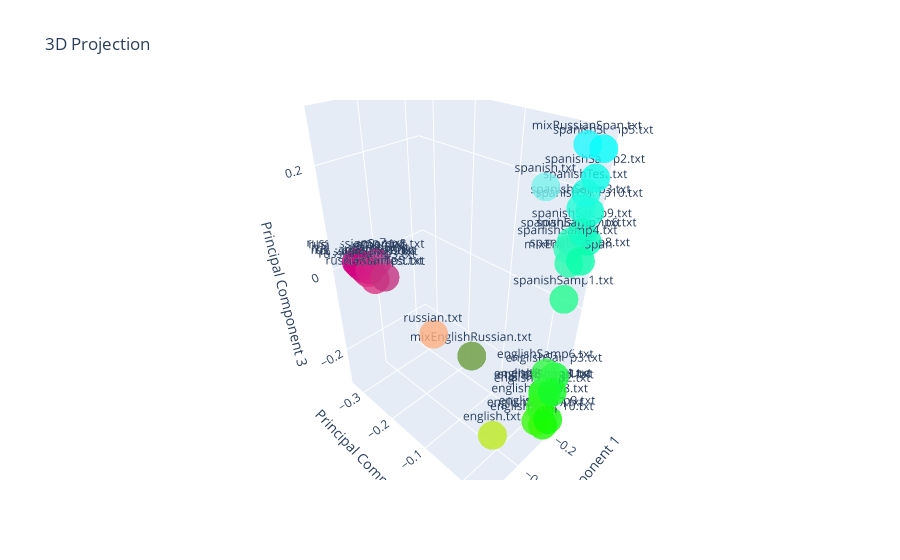
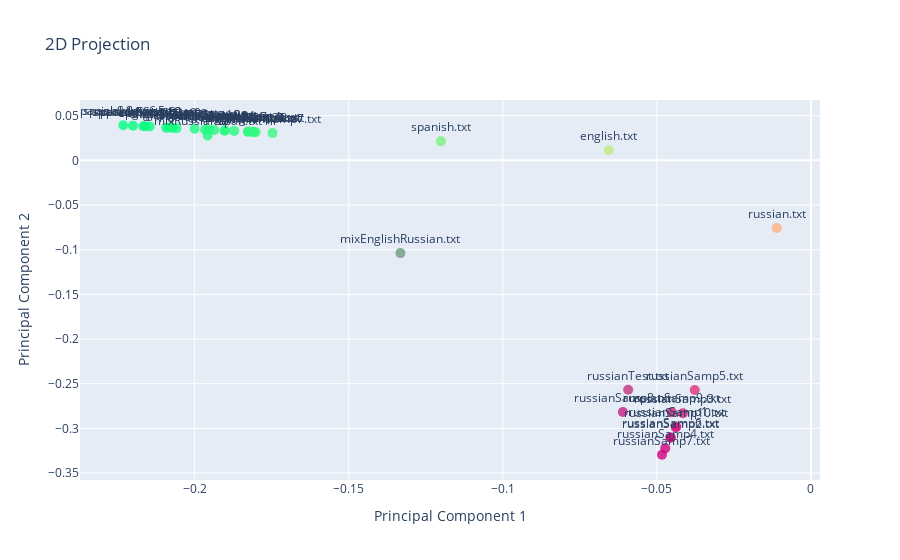

Notebook source saved alongside these figures, in order:
### Code cell
# Create a new dictionary
langScores = {}

# for every document we have in a given directory, get the vectorized language scores of the document
# and add it to the dictionary as a value with the respective key being the name of the file
# Here the language is NOT KNOWN
for file in os.listdir(sampleDir):
    filePath = sampleDir + '/' + file

    content = readRawText(filePath)+'\n'
    freqs = freqsCalculator(content, tokDict)
    languageScore = langScore(content, freqs)
    langScores[file] = np.array(list(languageScore.values()))

# Build the matrix and get the labels of the respective points (in this case, the labels are just the file names)
matrix, labels = matrixBuilder(langScores)

# Project the matrix onto 2D and 3D space 
proj_matrix_3D = project_to_3d(matrix)
proj_matrix_2D = project_to_2d(matrix)

# Plot the projections
plot_3d_projection(proj_matrix_3D,labels)
plot_2d_projection(proj_matrix_3D,labels)

### Figure 1 — Plotly figure (JSON) as saved in the notebook; plotly's stock layout.template omitted (floating-point values rounded to 4 significant figures)
{"data": [{"marker": {"color": ["rgb(189, 235, 31)", "rgb(39, 250, 44)", "rgb(31, 251, 0)", "rgb(48, 249, 42)", "rgb(20, 252, 59)", "rgb(50, 249, 47)", "rgb(50, 249, 47)", "rgb(51, 249, 71)", "rgb(58, 248, 12)", "rgb(50, 249, 29)", "rgb(16, 253, 3)", "rgb(19, 252, 40)", "rgb(108, 156, 62)", "rgb(39, 250, 174)", "rgb(32, 247, 255)", "rgb(255, 175, 129)", "rgb(215, 21, 131)", "rgb(215, 21, 131)", "rgb(213, 13, 131)", "rgb(218, 32, 131)", "rgb(211, 4, 131)", "rgb(223, 50, 130)", "rgb(213, 13, 131)", "rgb(210, 0, 131)", "rgb(194, 33, 137)", "rgb(214, 32, 133)", "rgb(197, 50, 128)", "rgb(123, 242, 237)", "rgb(35, 251, 142)", "rgb(8, 254, 209)", "rgb(10, 254, 233)", "rgb(33, 251, 214)", "rgb(48, 250, 186)", "rgb(3, 254, 251)", "rgb(0, 255, 186)", "rgb(43, 250, 191)", "rgb(7, 254, 171)", "rgb(17, 253, 195)", "rgb(27, 252, 224)"], "opacity": 0.8, "size": 10}, "mode": "markers+text", "text": ["english.txt", "englishSamp1.txt", "englishSamp10.txt", "englishSamp2.txt", "englishSamp3.txt", "englishSamp4.txt", "englishSamp5.txt", "englishSamp6.txt", "englishSamp7.txt", "englishSamp8.txt", "englishSamp9.txt", "englishTest.txt", "mixEnglishRussian.txt", "mixEnglishSpan", "mixRussianSpan.txt", "russian.txt", "russianSamp1.txt", "russianSamp10.txt", "russianSamp2.txt", "russianSamp3.txt", "russianSamp4.txt", "russianSamp5.txt", "russianSamp6.txt", "russianSamp7.txt", "russianSamp8.txt", "russianSamp9.txt", "russianTest.txt", "spanish.txt", "spanishSamp1.txt", "spanishSamp10.txt", "spanishSamp2.txt", "spanishSamp3.txt", "spanishSamp4.txt", "spanishSamp5.txt", "spanishSamp6.txt", "spanishSamp7.txt", "spanishSamp8.txt", "spanishSamp9.txt", "spanishTest.txt"], "textposition": "top center", "type": "scatter3d", "x": [-0.06565, -0.1903, -0.1966, -0.1827, -0.2059, -0.181, -0.181, -0.1802, -0.1747, -0.181, -0.2092, -0.2072, -0.1332, -0.1901, -0.1958, -0.01111, -0.04371, -0.04387, -0.04557, -0.04154, -0.0473, -0.0377, -0.04552, -0.04835, -0.06104, -0.04514, -0.05931, -0.1201, -0.1936, -0.2161, -0.2146, -0.1954, -0.1826, -0.22, -0.2232, -0.1872, -0.2167, -0.2083, -0.2], "y": [0.01138, 0.0333, 0.03435, 0.03197, 0.03606, 0.03167, 0.03167, 0.03158, 0.03052, 0.03165, 0.03657, 0.03628, -0.1038, 0.03347, 0.02783, -0.0757, -0.2979, -0.299, -0.3106, -0.2831, -0.3224, -0.257, -0.3103, -0.3295, -0.2817, -0.2819, -0.2568, 0.02127, 0.03403, 0.03809, 0.03786, 0.03447, 0.03218, 0.03885, 0.0393, 0.03298, 0.03813, 0.03671, 0.03529], "z": [-0.214, -0.1862, -0.2826, -0.1908, -0.1519, -0.1781, -0.1781, -0.1272, -0.2547, -0.219, -0.2746, -0.1934, -0.1452, 0.09831, 0.2746, 0.001003, 0.003946, 0.003961, 0.004114, 0.00375, 0.00427, 0.003404, 0.00411, 0.004365, 0.0178, 0.008735, -0.001595, 0.2368, 0.02966, 0.1759, 0.2269, 0.1871, 0.1254, 0.266, 0.1252, 0.1366, 0.09243, 0.1453, 0.2084]}], "layout": {"scene": {"xaxis": {"title": {"text": "Principal Component 1"}}, "yaxis": {"title": {"text": "Principal Component 2"}}, "zaxis": {"title": {"text": "Principal Component 3"}}}, "title": {"text": "3D Projection"}}}

### Figure 2 — Plotly figure (JSON) as saved in the notebook; plotly's stock layout.template omitted (floating-point values rounded to 4 significant figures)
{"data": [{"marker": {"color": ["rgb(189, 235, 128)", "rgb(39, 250, 128)", "rgb(31, 251, 128)", "rgb(48, 249, 128)", "rgb(20, 252, 128)", "rgb(50, 249, 128)", "rgb(50, 249, 128)", "rgb(51, 249, 128)", "rgb(58, 248, 128)", "rgb(50, 249, 128)", "rgb(16, 253, 128)", "rgb(19, 252, 128)", "rgb(108, 156, 128)", "rgb(39, 250, 128)", "rgb(32, 247, 128)", "rgb(255, 175, 128)", "rgb(215, 21, 128)", "rgb(215, 21, 128)", "rgb(213, 13, 128)", "rgb(218, 32, 128)", "rgb(211, 4, 128)", "rgb(223, 50, 128)", "rgb(213, 13, 128)", "rgb(210, 0, 128)", "rgb(194, 33, 128)", "rgb(214, 32, 128)", "rgb(197, 50, 128)", "rgb(123, 242, 128)", "rgb(35, 251, 128)", "rgb(8, 254, 128)", "rgb(10, 254, 128)", "rgb(33, 251, 128)", "rgb(48, 250, 128)", "rgb(3, 254, 128)", "rgb(0, 255, 128)", "rgb(43, 250, 128)", "rgb(7, 254, 128)", "rgb(17, 253, 128)", "rgb(27, 252, 128)"], "opacity": 0.8, "size": 10}, "mode": "markers+text", "text": ["english.txt", "englishSamp1.txt", "englishSamp10.txt", "englishSamp2.txt", "englishSamp3.txt", "englishSamp4.txt", "englishSamp5.txt", "englishSamp6.txt", "englishSamp7.txt", "englishSamp8.txt", "englishSamp9.txt", "englishTest.txt", "mixEnglishRussian.txt", "mixEnglishSpan", "mixRussianSpan.txt", "russian.txt", "russianSamp1.txt", "russianSamp10.txt", "russianSamp2.txt", "russianSamp3.txt", "russianSamp4.txt", "russianSamp5.txt", "russianSamp6.txt", "russianSamp7.txt", "russianSamp8.txt", "russianSamp9.txt", "russianTest.txt", "spanish.txt", "spanishSamp1.txt", "spanishSamp10.txt", "spanishSamp2.txt", "spanishSamp3.txt", "spanishSamp4.txt", "spanishSamp5.txt", "spanishSamp6.txt", "spanishSamp7.txt", "spanishSamp8.txt", "spanishSamp9.txt", "spanishTest.txt"], "textposition": "top center", "type": "scatter", "x": [-0.06565, -0.1903, -0.1966, -0.1827, -0.2059, -0.181, -0.181, -0.1802, -0.1747, -0.181, -0.2092, -0.2072, -0.1332, -0.1901, -0.1958, -0.01111, -0.04371, -0.04387, -0.04557, -0.04154, -0.0473, -0.0377, -0.04552, -0.04835, -0.06104, -0.04514, -0.05931, -0.1201, -0.1936, -0.2161, -0.2146, -0.1954, -0.1826, -0.22, -0.2232, -0.1872, -0.2167, -0.2083, -0.2], "y": [0.01138, 0.0333, 0.03435, 0.03197, 0.03606, 0.03167, 0.03167, 0.03158, 0.03052, 0.03165, 0.03657, 0.03628, -0.1038, 0.03347, 0.02783, -0.0757, -0.2979, -0.299, -0.3106, -0.2831, -0.3224, -0.257, -0.3103, -0.3295, -0.2817, -0.2819, -0.2568, 0.02127, 0.03403, 0.03809, 0.03786, 0.03447, 0.03218, 0.03885, 0.0393, 0.03298, 0.03813, 0.03671, 0.03529]}], "layout": {"title": {"text": "2D Projection"}, "xaxis": {"title": {"text": "Principal Component 1"}}, "yaxis": {"title": {"text": "Principal Component 2"}}}}
